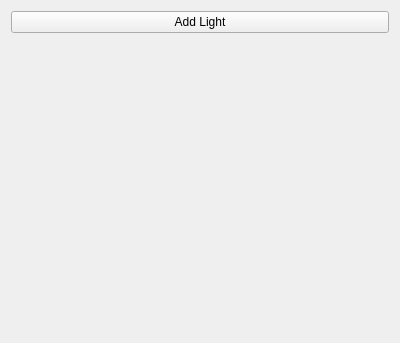
<?xml version="1.0" encoding="UTF-8"?>
<ui version="4.0">
 <class>LightWidget</class>
 <widget class="QWidget" name="LightWidget">
  <property name="geometry">
   <rect>
    <x>0</x>
    <y>0</y>
    <width>400</width>
    <height>343</height>
   </rect>
  </property>
  <property name="windowTitle">
   <string>Form</string>
  </property>
  <layout class="QGridLayout" name="gridLayout">
   <item row="0" column="0">
    <widget class="QPushButton" name="pushButton">
     <property name="text">
      <string>Add Light</string>
     </property>
    </widget>
   </item>
   <item row="1" column="0">
    <layout class="QVBoxLayout" name="verticalLayout_Sub"/>
   </item>
   <item row="2" column="0">
    <spacer name="verticalSpacer">
     <property name="orientation">
      <enum>Qt::Vertical</enum>
     </property>
     <property name="sizeHint" stdset="0">
      <size>
       <width>20</width>
       <height>40</height>
      </size>
     </property>
    </spacer>
   </item>
  </layout>
 </widget>
 <resources/>
 <connections/>
</ui>
